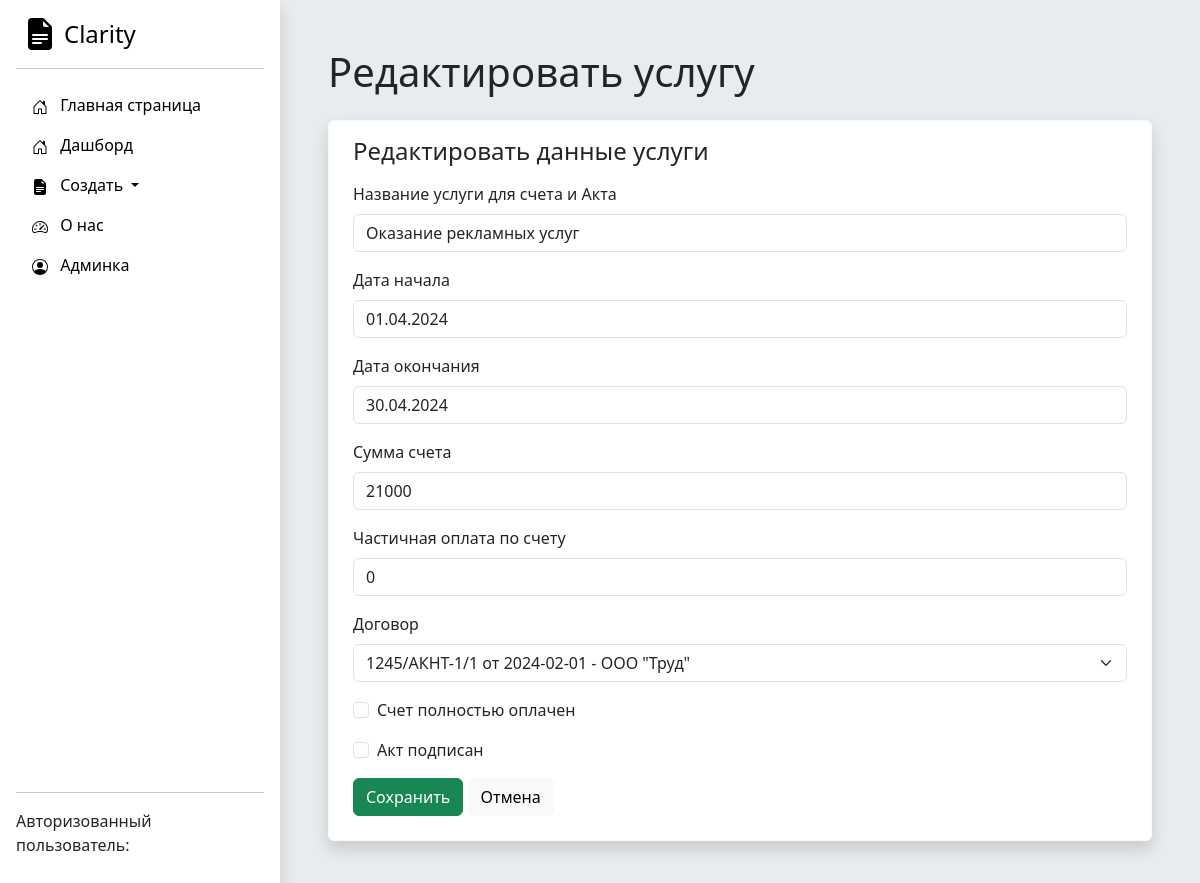
Before: /service/1/edit/ with the older database file.
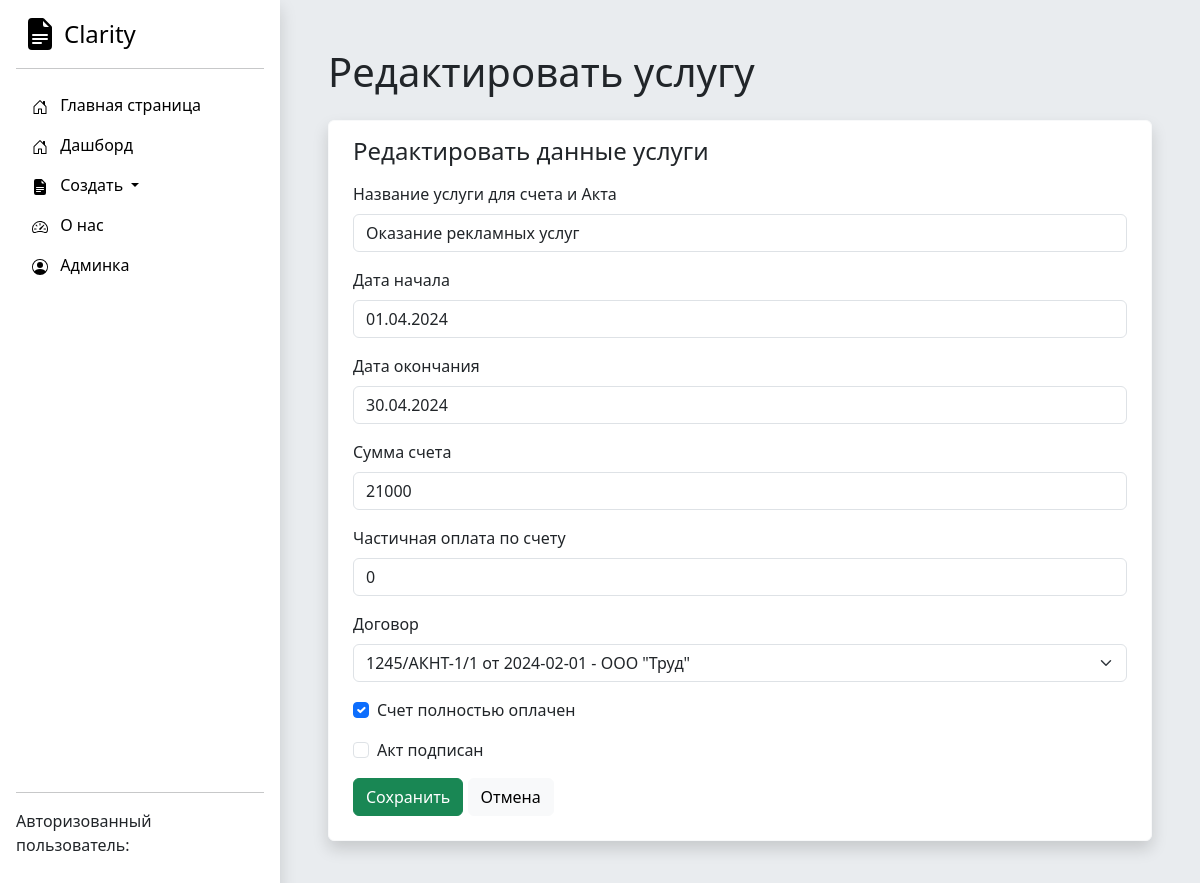
After: the same page with the newer database file.
### Accounting/models.py (models this page shows, shortened)
class Service(models.Model):
    service_name = models.CharField('Название оказываемой услуги для счета и Акта', max_length=250)
    date_start = models.DateField('Дата начала оказания услуги')
    date_end = models.DateField('Дата окончания оказания услуги')
    price = models.IntegerField('Оплата за услугу')
    payment_made = models.IntegerField('Сумма частичной оплаты счета', db_default=0)
    dogovor = models.ForeignKey(Dogovor, on_delete=models.CASCADE)
    full_payment = models.BooleanField('Счет полностью оплачен')
    act_approved = models.BooleanField("Акт подписан")
    class Meta:
        verbose_name = "Услуга (локализованный этап)"
        verbose_name_plural = "Услуги (локализованные этапы)"

### Accounting/views.py (the view, shortened to what this page needs)
# urls.py: path('service/<int:pk>/edit/', views.service_edit, name='service-edit'),
def service_edit(request, pk):
    service = Service.objects.get(id=pk)
    error = ''
    form = ServiceForm(instance=service)
    context = {
        'form': form,
        'service': service,
        'error': error
    }
    return render(request, 'Accounting/service-edit.html', context)

### Accounting/models.py (called while the page is built)
    def __str__(self):
        return self.short_name

    def __str__(self):
        Field_in_django = (f'{self.nomer_dogovora} от {self.date_of_signing} - {self.organization}')
        return Field_in_django

### DAM/templates/Accounting/service-edit.html (shortened to what this page needs)
{% extends 'Accounting/base.html' %}
{% block content %}
<h1 class="mb-4">Редактировать услугу</h1>
<div class="card border-light shadow p-3 bg-body rounded">
    <h4 class="ms-2">Редактировать данные услуги </h4>
  <div class="m-2">
<form method="POST">
<div class="mb-3">
    <label class="form-label">Название услуги для счета и Акта</label>
{{ form.service_name }}
</div>
<div class="mb-3">
    <label class="form-label">Дата начала</label>
{{ form.date_start }}
</div>
<div class="mb-3">
    <label class="form-label">Дата окончания</label>
{{ form.date_end }}
</div>
<div class="mb-3">
    <label class="form-label">Сумма счета</label>
{{ form.price }}
</div>
<div class="mb-3">
    <label class="form-label">Частичная оплата по счету</label>
{{ form.payment_made }}
</div>
<div class="mb-3">
    <label class="form-label">Договор</label>
{{ form.dogovor }}
</div>
<div class="form-check mb-3">
  {{ form.full_payment }}
  <label class="form-check-label">Счет полностью оплачен</label>
</div>
<div class="form-check mb-3">
  {{ form.act_approved }}
  <label class="form-check-label">Акт подписан</label>
</div>
<div class="d-grid gap-2 d-md-block">
     <button type="submit"  class="btn btn-success" type="button">Сохранить</button>
     <a class="btn btn-light" href="/service/{{ service.id }}">Отмена</a>
</div>
</form>
</div>
</div>
{% endblock %}

Changed rows visible on the page:
changed Service "Оказание рекламных услуг": full_payment "☐" → "☑"
